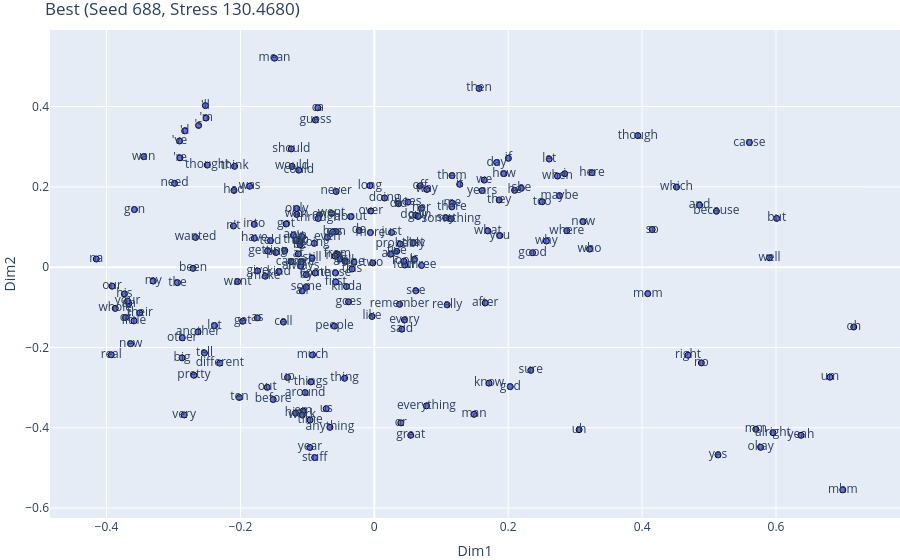
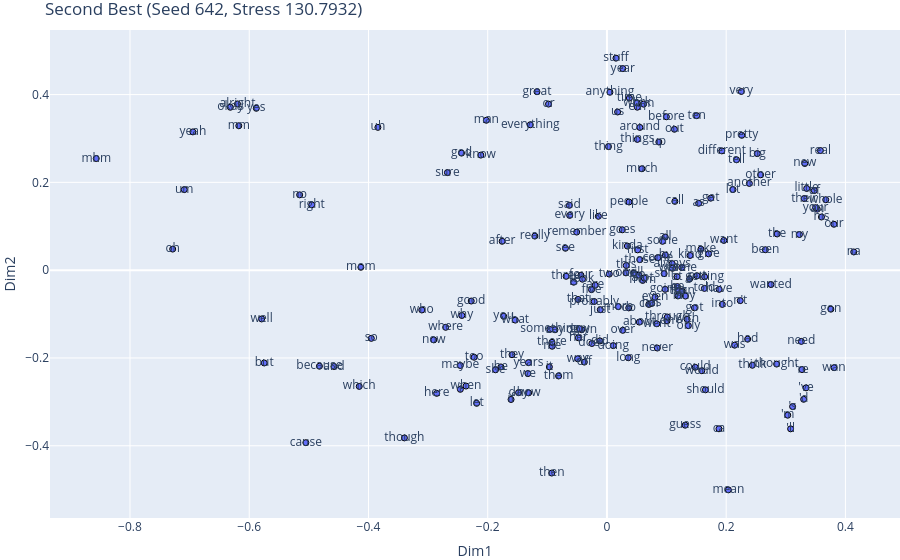
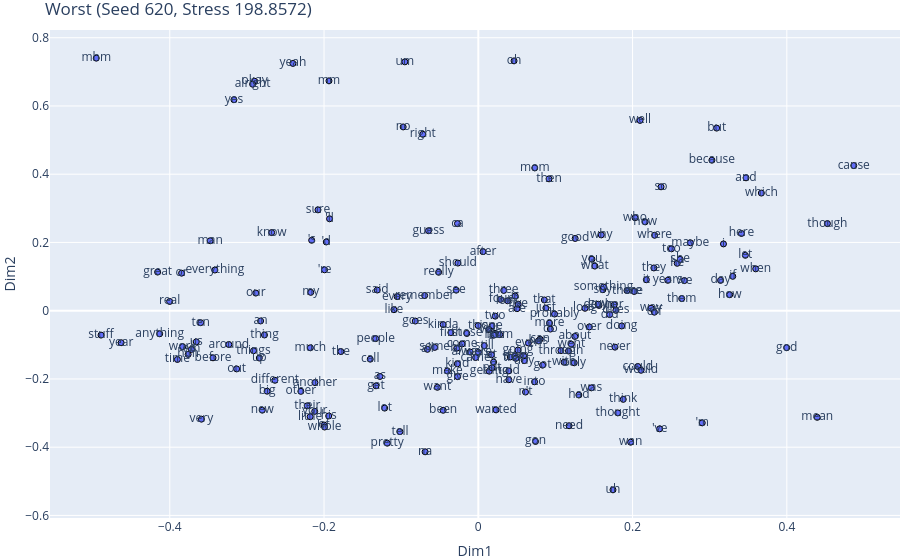

The notebook cell these images were saved under, in order:
### Code cell
sorted_log = sorted(log, key=lambda t: t[1])

best = sorted_log[0]
second_best = next(t for t in sorted_log[1:] if t[1] > best[1])
worst = sorted_log[-1]

selected = [("Best", best), ("Second Best", second_best), ("Worst", worst)]

for label, (seed, stress, coords) in selected:
    mds_df = pd.DataFrame(coords, columns=["Dim1", "Dim2"])
    mds_df["Label"] = labels  

    fig = px.scatter(
        mds_df, x="Dim1", y="Dim2", text="Label",
        title=f"{label} (Seed {seed}, Stress {stress:.4f})"
    )
    fig.update_traces(marker=dict(size=6, line=dict(width=1, color='black')))
    fig.update_layout(margin=dict(l=0, r=0, b=0, t=30))
    fig.show()

### Figure 1 — Plotly figure (JSON) as saved in the notebook; plotly's stock layout.template omitted (floating-point values rounded to 4 significant figures; data arrays with more than 128 entries replaced by an {"elided": "..."} marker saying what was removed)
{"data": [{"hovertemplate": "Dim1=%{x}<br>Dim2=%{y}<br>Label=%{text}<extra></extra>", "legendgroup": "", "marker": {"color": "#636efa", "line": {"color": "black", "width": 1}, "size": 6, "symbol": "circle"}, "mode": "markers+text", "name": "", "orientation": "v", "showlegend": false, "text": {"elided": "193 str values"}, "type": "scatter", "x": {"elided": "193 float values"}, "xaxis": "x", "y": {"elided": "193 float values"}, "yaxis": "y"}], "layout": {"autosize": true, "legend": {"tracegroupgap": 0}, "margin": {"b": 0, "l": 0, "r": 0, "t": 30}, "title": {"text": "Best (Seed 688, Stress 130.4680)"}, "xaxis": {"anchor": "y", "autorange": true, "domain": [0, 1], "range": [-0.4837, 0.7845], "title": {"text": "Dim1"}, "type": "linear"}, "yaxis": {"anchor": "x", "autorange": true, "domain": [0, 1], "range": [-0.6321, 0.598], "title": {"text": "Dim2"}, "type": "linear"}}}

### Figure 2 — Plotly figure (JSON) as saved in the notebook; plotly's stock layout.template omitted (floating-point values rounded to 4 significant figures; data arrays with more than 128 entries replaced by an {"elided": "..."} marker saying what was removed)
{"data": [{"hovertemplate": "Dim1=%{x}<br>Dim2=%{y}<br>Label=%{text}<extra></extra>", "legendgroup": "", "marker": {"color": "#636efa", "line": {"color": "black", "width": 1}, "size": 6, "symbol": "circle"}, "mode": "markers+text", "name": "", "orientation": "v", "showlegend": false, "text": {"elided": "193 str values"}, "type": "scatter", "x": {"elided": "193 float values"}, "xaxis": "x", "y": {"elided": "193 float values"}, "yaxis": "y"}], "layout": {"autosize": true, "legend": {"tracegroupgap": 0}, "margin": {"b": 0, "l": 0, "r": 0, "t": 30}, "title": {"text": "Second Best (Seed 642, Stress 130.7932)"}, "xaxis": {"anchor": "y", "autorange": true, "domain": [0, 1], "range": [-0.9333, 0.4907], "title": {"text": "Dim1"}, "type": "linear"}, "yaxis": {"anchor": "x", "autorange": true, "domain": [0, 1], "range": [-0.5713, 0.5538], "title": {"text": "Dim2"}, "type": "linear"}}}

### Figure 3 — Plotly figure (JSON) as saved in the notebook; plotly's stock layout.template omitted (floating-point values rounded to 4 significant figures; data arrays with more than 128 entries replaced by an {"elided": "..."} marker saying what was removed)
{"data": [{"hovertemplate": "Dim1=%{x}<br>Dim2=%{y}<br>Label=%{text}<extra></extra>", "legendgroup": "", "marker": {"color": "#636efa", "line": {"color": "black", "width": 1}, "size": 6, "symbol": "circle"}, "mode": "markers+text", "name": "", "orientation": "v", "showlegend": false, "text": {"elided": "193 str values"}, "type": "scatter", "x": {"elided": "193 float values"}, "xaxis": "x", "y": {"elided": "193 float values"}, "yaxis": "y"}], "layout": {"autosize": true, "legend": {"tracegroupgap": 0}, "margin": {"b": 0, "l": 0, "r": 0, "t": 30}, "title": {"text": "Worst (Seed 620, Stress 198.8572)"}, "xaxis": {"anchor": "y", "autorange": true, "domain": [0, 1], "range": [-0.5546, 0.5461], "title": {"text": "Dim1"}, "type": "linear"}, "yaxis": {"anchor": "x", "autorange": true, "domain": [0, 1], "range": [-0.6161, 0.8312], "title": {"text": "Dim2"}, "type": "linear"}}}
